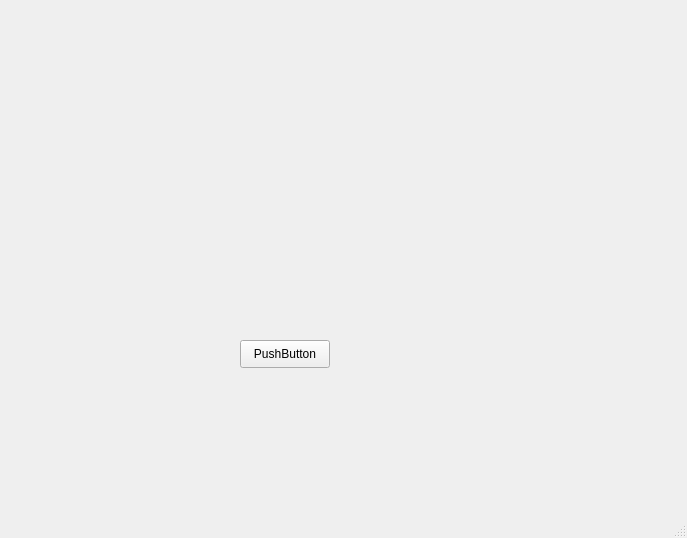
<?xml version="1.0" encoding="UTF-8"?>
<ui version="4.0">
 <class>MainWindow</class>
 <widget class="QMainWindow" name="MainWindow">
  <property name="geometry">
   <rect>
    <x>0</x>
    <y>0</y>
    <width>687</width>
    <height>538</height>
   </rect>
  </property>
  <property name="windowTitle">
   <string>MainWindow</string>
  </property>
  <widget class="QWidget" name="centralwidget">
   <widget class="QPushButton" name="pushButton">
    <property name="geometry">
     <rect>
      <x>240</x>
      <y>340</y>
      <width>90</width>
      <height>28</height>
     </rect>
    </property>
    <property name="text">
     <string>PushButton</string>
    </property>
   </widget>
  </widget>
  <widget class="QMenuBar" name="menubar">
   <property name="geometry">
    <rect>
     <x>0</x>
     <y>0</y>
     <width>687</width>
     <height>22</height>
    </rect>
   </property>
  </widget>
  <widget class="QStatusBar" name="statusbar"/>
 </widget>
 <resources/>
 <connections/>
</ui>
